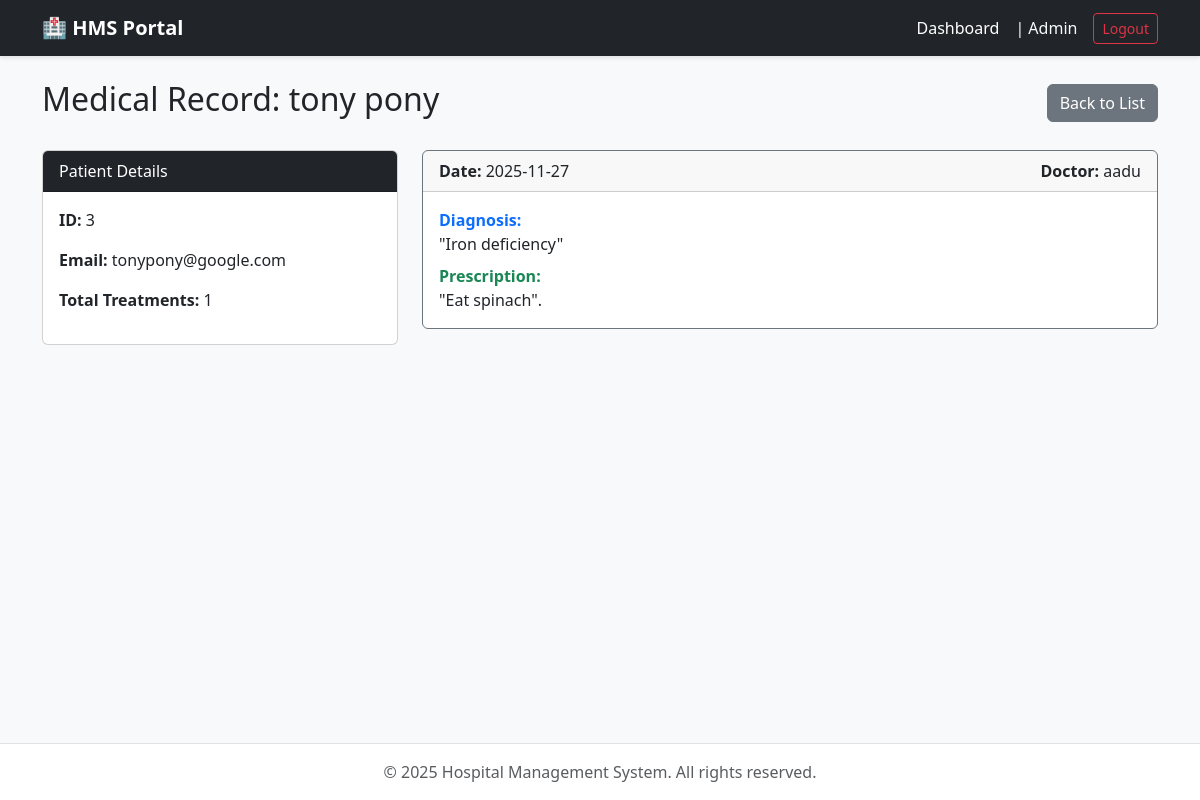
The app's page /admin/patient_history/3 (signed in), older data.
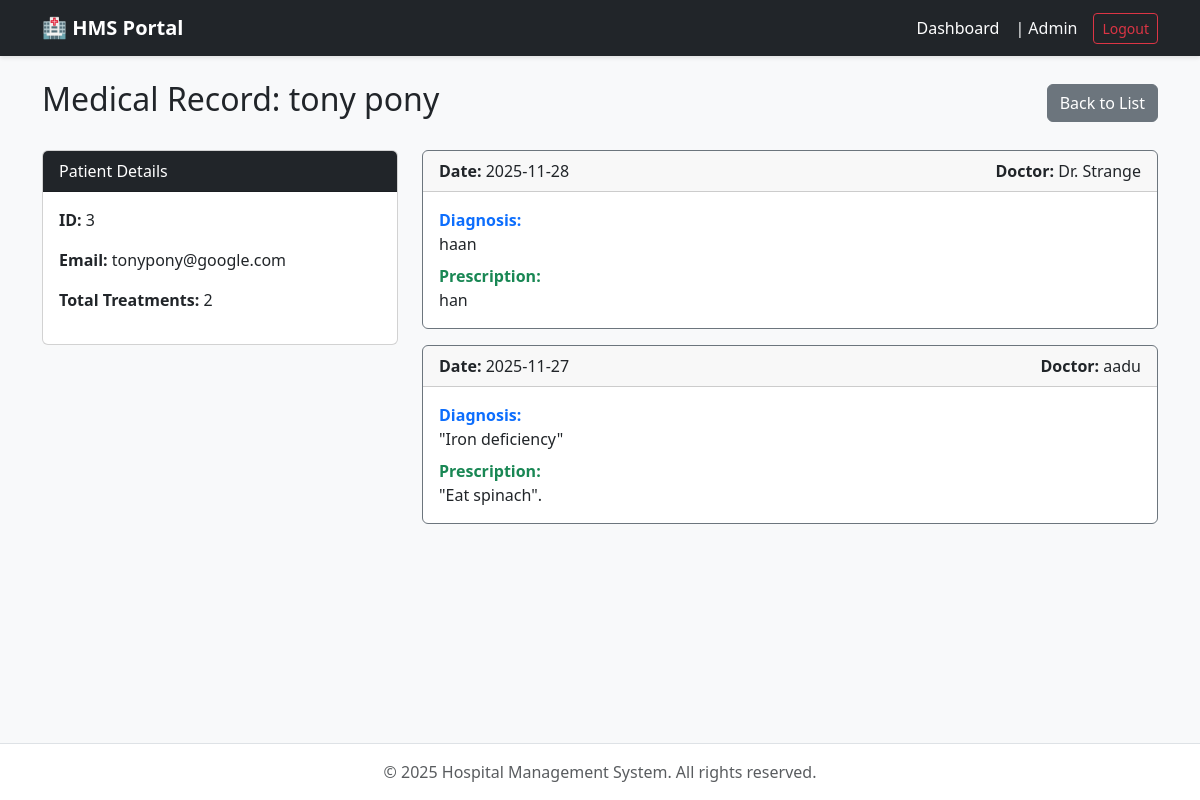
The same page, newer data.
### hms_app/models.py (models this page shows, shortened)
class Appointment(db.Model):
    id = db.Column(db.Integer, primary_key=True)
    patient_id = db.Column(db.Integer, db.ForeignKey('patient.id'), nullable=False)
    doctor_id = db.Column(db.Integer, db.ForeignKey('doctor.id'), nullable=False)
    appointment_time = db.Column(db.DateTime, nullable=False, default=datetime.utcnow)
    status = db.Column(db.String(20), default='Booked')
    treatment = db.relationship('Treatment', backref='appointment', uselist=False, lazy=True)

class Doctor(UserMixin, db.Model):
    id = db.Column(db.Integer, primary_key=True)
    name = db.Column(db.String(100), nullable=False)
    email = db.Column(db.String(120), unique=True, nullable=False)
    password_hash = db.Column(db.String(128))
    department_id = db.Column(db.Integer, db.ForeignKey('department.id'), nullable=False)
    appointments = db.relationship('Appointment', backref='doctor', lazy=True)

class Treatment(db.Model):
    id = db.Column(db.Integer, primary_key=True)
    appointment_id = db.Column(db.Integer, db.ForeignKey('appointment.id'), unique=True, nullable=False)
    diagnosis = db.Column(db.Text, nullable=False)
    prescription = db.Column(db.Text, nullable=False)

### hms_app/admin/routes.py (the view)
@admin.route('/patient_history/<int:patient_id>')
@login_required
@admin_required
def patient_history(patient_id):
    patient = Patient.query.get_or_404(patient_id)
    history = Appointment.query.filter_by(patient_id=patient_id, status='Completed')\
        .order_by(Appointment.appointment_time.desc()).all()
    return render_template('admin/patient_history.html', patient=patient, history=history)

### hms_app/models.py (called while the page is built)
@login_manager.user_loader
def load_user(user_id):
    role = session.get('role')
    if role == 'admin': return Admin.query.get(int(user_id))
    elif role == 'doctor': return Doctor.query.get(int(user_id))
    elif role == 'patient': return Patient.query.get(int(user_id))
    admin = Admin.query.get(int(user_id))
    if admin: return admin
    doctor = Doctor.query.get(int(user_id))
    if doctor: return doctor
    return Patient.query.get(int(user_id))

    @property
    def role(self): return "admin"

### hms_app/templates/admin/patient_history.html
{% extends "base.html" %}
{% block content %}
<div class="d-flex justify-content-between align-items-center mb-4">
    <h2>Medical Record: {{ patient.name }}</h2>
    <a href="{{ url_for('admin.manage_patients') }}" class="btn btn-secondary">Back to List</a>
</div>
<div class="row">
    <div class="col-md-4">
        <div class="card mb-3">
            <div class="card-header bg-dark text-white">Patient Details</div>
            <div class="card-body">
                <p><strong>ID:</strong> {{ patient.id }}</p>
                <p><strong>Email:</strong> {{ patient.email }}</p>
                <p><strong>Total Treatments:</strong> {{ history|length }}</p>
            </div>
        </div>
    </div>
    <div class="col-md-8">
        {% for record in history %}
        <div class="card mb-3 border-secondary">
            <div class="card-header d-flex justify-content-between">
                <span><strong>Date:</strong> {{ record.appointment_time.strftime('%Y-%m-%d') }}</span>
                <span><strong>Doctor:</strong> {{ record.doctor.name }}</span>
            </div>
            <div class="card-body">
                <div class="mb-2">
                    <strong class="text-primary">Diagnosis:</strong>
                    <div>{{ record.treatment.diagnosis }}</div>
                </div>
                <div>
                    <strong class="text-success">Prescription:</strong>
                    <div>{{ record.treatment.prescription }}</div>
                </div>
            </div>
        </div>
        {% else %}
        <div class="alert alert-warning">No treatment records found for this patient.</div>
        {% endfor %}
    </div>
</div>
{% endblock %}

Row changes from the older to the newer data that the page shows:
now on this page (row edited): Appointment: appointment_time "2025-11-28", doctor.name "Dr. Strange", treatment.diagnosis "haan", treatment.prescription "han"
Text that changed along with them:
{{ history|length }}: "1" → "2"
